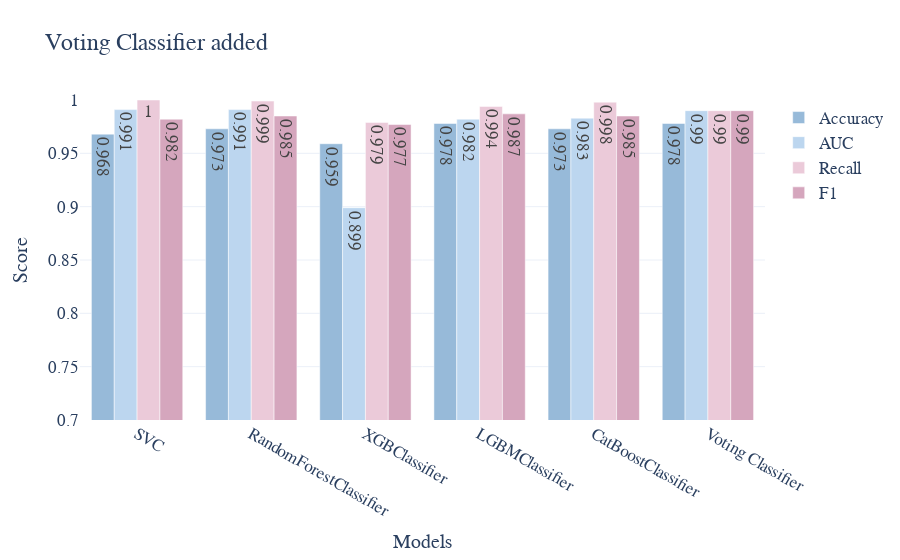

The notebook cell this image was saved under:
### Code cell
plot_model_score(model_names, cv_metrics_dict, 'Voting Classifier added')

### Figure 1 — Plotly figure (JSON) as saved in the notebook; plotly's stock layout.template omitted (floating-point values rounded to 4 significant figures)
{"data": [{"marker": {"color": "#97bad9"}, "name": "Accuracy", "text": [0.968, 0.973, 0.959, 0.978, 0.973, 0.978], "type": "bar", "x": ["SVC", "RandomForestClassifier", "XGBClassifier", "LGBMClassifier", "CatBoostClassifier", "Voting Classifier"], "y": [0.968, 0.973, 0.959, 0.978, 0.973, 0.978]}, {"marker": {"color": "#bcd6ef"}, "name": "AUC", "text": [0.991, 0.991, 0.899, 0.982, 0.983, 0.99], "type": "bar", "x": ["SVC", "RandomForestClassifier", "XGBClassifier", "LGBMClassifier", "CatBoostClassifier", "Voting Classifier"], "y": [0.991, 0.991, 0.899, 0.982, 0.983, 0.99]}, {"marker": {"color": "#ebcad9"}, "name": "Recall", "text": [1, 0.999, 0.979, 0.994, 0.998, 0.99], "type": "bar", "x": ["SVC", "RandomForestClassifier", "XGBClassifier", "LGBMClassifier", "CatBoostClassifier", "Voting Classifier"], "y": [1, 0.999, 0.979, 0.994, 0.998, 0.99]}, {"marker": {"color": "#d5a6bd"}, "name": "F1", "text": [0.982, 0.985, 0.977, 0.987, 0.985, 0.99], "type": "bar", "x": ["SVC", "RandomForestClassifier", "XGBClassifier", "LGBMClassifier", "CatBoostClassifier", "Voting Classifier"], "y": [0.982, 0.985, 0.977, 0.987, 0.985, 0.99]}], "layout": {"font": {"family": "Franklin Gothic", "size": 17}, "title": {"text": "Voting Classifier added"}, "xaxis": {"title": {"text": "Models"}}, "yaxis": {"range": [0.7, 1], "title": {"text": "Score"}}}}
